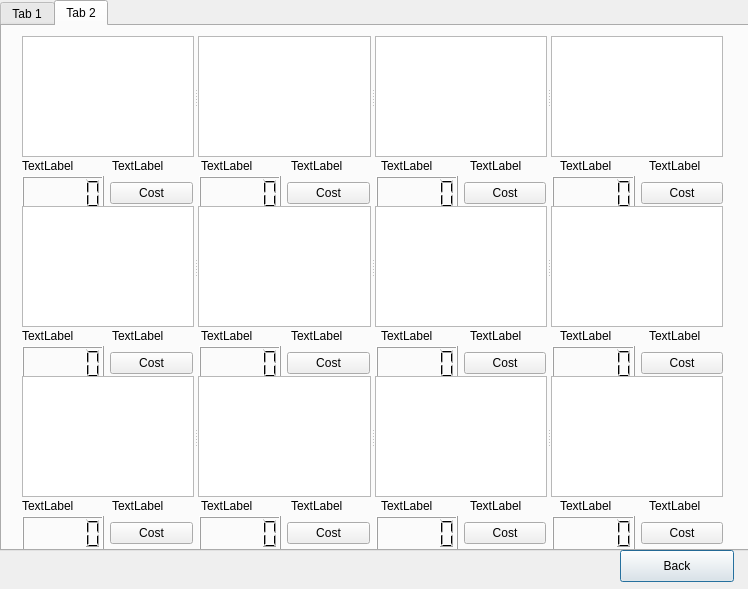
<?xml version="1.0" encoding="UTF-8"?>
<ui version="4.0">
 <class>Market</class>
 <widget class="QDialog" name="Market">
  <property name="geometry">
   <rect>
    <x>0</x>
    <y>0</y>
    <width>748</width>
    <height>589</height>
   </rect>
  </property>
  <property name="windowTitle">
   <string>Dialog</string>
  </property>
  <widget class="QPushButton" name="pushButton_13">
   <property name="geometry">
    <rect>
     <x>620</x>
     <y>550</y>
     <width>114</width>
     <height>32</height>
    </rect>
   </property>
   <property name="text">
    <string>Back</string>
   </property>
  </widget>
  <widget class="QTabWidget" name="tabWidget">
   <property name="geometry">
    <rect>
     <x>0</x>
     <y>0</y>
     <width>761</width>
     <height>551</height>
    </rect>
   </property>
   <property name="currentIndex">
    <number>1</number>
   </property>
   <widget class="QWidget" name="tab">
    <attribute name="title">
     <string>Tab 1</string>
    </attribute>
    <widget class="QSplitter" name="splitter">
     <property name="geometry">
      <rect>
       <x>20</x>
       <y>10</y>
       <width>701</width>
       <height>121</height>
      </rect>
     </property>
     <property name="orientation">
      <enum>Qt::Horizontal</enum>
     </property>
     <widget class="QTextBrowser" name="textBrowser"/>
     <widget class="QTextBrowser" name="textBrowser_2"/>
     <widget class="QTextBrowser" name="textBrowser_3"/>
     <widget class="QTextBrowser" name="textBrowser_4"/>
    </widget>
    <widget class="QWidget" name="layoutWidget">
     <property name="geometry">
      <rect>
       <x>20</x>
       <y>130</y>
       <width>711</width>
       <height>20</height>
      </rect>
     </property>
     <layout class="QHBoxLayout" name="horizontalLayout_2">
      <item>
       <widget class="QLabel" name="label">
        <property name="text">
         <string>TextLabel</string>
        </property>
       </widget>
      </item>
      <item>
       <widget class="QLabel" name="label_13">
        <property name="text">
         <string>TextLabel</string>
        </property>
       </widget>
      </item>
      <item>
       <widget class="QLabel" name="label_2">
        <property name="text">
         <string>TextLabel</string>
        </property>
       </widget>
      </item>
      <item>
       <widget class="QLabel" name="label_14">
        <property name="text">
         <string>TextLabel</string>
        </property>
       </widget>
      </item>
      <item>
       <widget class="QLabel" name="label_3">
        <property name="text">
         <string>TextLabel</string>
        </property>
       </widget>
      </item>
      <item>
       <widget class="QLabel" name="label_15">
        <property name="text">
         <string>TextLabel</string>
        </property>
       </widget>
      </item>
      <item>
       <widget class="QLabel" name="label_4">
        <property name="text">
         <string>TextLabel</string>
        </property>
       </widget>
      </item>
      <item>
       <widget class="QLabel" name="label_16">
        <property name="text">
         <string>TextLabel</string>
        </property>
       </widget>
      </item>
     </layout>
    </widget>
    <widget class="QWidget" name="layoutWidget">
     <property name="geometry">
      <rect>
       <x>20</x>
       <y>150</y>
       <width>701</width>
       <height>35</height>
      </rect>
     </property>
     <layout class="QHBoxLayout" name="horizontalLayout">
      <item>
       <widget class="QLCDNumber" name="lcdNumber"/>
      </item>
      <item>
       <widget class="QPushButton" name="pushButton">
        <property name="text">
         <string>Cost</string>
        </property>
       </widget>
      </item>
      <item>
       <widget class="QLCDNumber" name="lcdNumber_2"/>
      </item>
      <item>
       <widget class="QPushButton" name="pushButton_2">
        <property name="text">
         <string>Cost</string>
        </property>
       </widget>
      </item>
      <item>
       <widget class="QLCDNumber" name="lcdNumber_3"/>
      </item>
      <item>
       <widget class="QPushButton" name="pushButton_3">
        <property name="text">
         <string>Cost</string>
        </property>
       </widget>
      </item>
      <item>
       <widget class="QLCDNumber" name="lcdNumber_4"/>
      </item>
      <item>
       <widget class="QPushButton" name="pushButton_4">
        <property name="text">
         <string>Cost</string>
        </property>
       </widget>
      </item>
     </layout>
    </widget>
    <widget class="QWidget" name="layoutWidget">
     <property name="geometry">
      <rect>
       <x>20</x>
       <y>320</y>
       <width>701</width>
       <height>35</height>
      </rect>
     </property>
     <layout class="QHBoxLayout" name="horizontalLayout_3">
      <item>
       <widget class="QLCDNumber" name="lcdNumber_5"/>
      </item>
      <item>
       <widget class="QPushButton" name="pushButton_5">
        <property name="text">
         <string>Cost</string>
        </property>
       </widget>
      </item>
      <item>
       <widget class="QLCDNumber" name="lcdNumber_6"/>
      </item>
      <item>
       <widget class="QPushButton" name="pushButton_6">
        <property name="text">
         <string>Cost</string>
        </property>
       </widget>
      </item>
      <item>
       <widget class="QLCDNumber" name="lcdNumber_7"/>
      </item>
      <item>
       <widget class="QPushButton" name="pushButton_7">
        <property name="text">
         <string>Cost</string>
        </property>
       </widget>
      </item>
      <item>
       <widget class="QLCDNumber" name="lcdNumber_8"/>
      </item>
      <item>
       <widget class="QPushButton" name="pushButton_8">
        <property name="text">
         <string>Cost</string>
        </property>
       </widget>
      </item>
     </layout>
    </widget>
    <widget class="QSplitter" name="splitter_3">
     <property name="geometry">
      <rect>
       <x>20</x>
       <y>350</y>
       <width>701</width>
       <height>121</height>
      </rect>
     </property>
     <property name="orientation">
      <enum>Qt::Horizontal</enum>
     </property>
     <widget class="QTextBrowser" name="textBrowser_9"/>
     <widget class="QTextBrowser" name="textBrowser_10"/>
     <widget class="QTextBrowser" name="textBrowser_11"/>
     <widget class="QTextBrowser" name="textBrowser_12"/>
    </widget>
    <widget class="QWidget" name="layoutWidget">
     <property name="geometry">
      <rect>
       <x>20</x>
       <y>470</y>
       <width>711</width>
       <height>18</height>
      </rect>
     </property>
     <layout class="QHBoxLayout" name="horizontalLayout_6">
      <item>
       <widget class="QLabel" name="label_9">
        <property name="text">
         <string>TextLabel</string>
        </property>
       </widget>
      </item>
      <item>
       <widget class="QLabel" name="label_21">
        <property name="text">
         <string>TextLabel</string>
        </property>
       </widget>
      </item>
      <item>
       <widget class="QLabel" name="label_10">
        <property name="text">
         <string>TextLabel</string>
        </property>
       </widget>
      </item>
      <item>
       <widget class="QLabel" name="label_22">
        <property name="text">
         <string>TextLabel</string>
        </property>
       </widget>
      </item>
      <item>
       <widget class="QLabel" name="label_11">
        <property name="text">
         <string>TextLabel</string>
        </property>
       </widget>
      </item>
      <item>
       <widget class="QLabel" name="label_23">
        <property name="text">
         <string>TextLabel</string>
        </property>
       </widget>
      </item>
      <item>
       <widget class="QLabel" name="label_12">
        <property name="text">
         <string>TextLabel</string>
        </property>
       </widget>
      </item>
      <item>
       <widget class="QLabel" name="label_24">
        <property name="text">
         <string>TextLabel</string>
        </property>
       </widget>
      </item>
     </layout>
    </widget>
    <widget class="QWidget" name="layoutWidget">
     <property name="geometry">
      <rect>
       <x>20</x>
       <y>490</y>
       <width>701</width>
       <height>35</height>
      </rect>
     </property>
     <layout class="QHBoxLayout" name="horizontalLayout_5">
      <item>
       <widget class="QLCDNumber" name="lcdNumber_9"/>
      </item>
      <item>
       <widget class="QPushButton" name="pushButton_9">
        <property name="text">
         <string>Cost</string>
        </property>
       </widget>
      </item>
      <item>
       <widget class="QLCDNumber" name="lcdNumber_10"/>
      </item>
      <item>
       <widget class="QPushButton" name="pushButton_10">
        <property name="text">
         <string>Cost</string>
        </property>
       </widget>
      </item>
      <item>
       <widget class="QLCDNumber" name="lcdNumber_11"/>
      </item>
      <item>
       <widget class="QPushButton" name="pushButton_11">
        <property name="text">
         <string>Cost</string>
        </property>
       </widget>
      </item>
      <item>
       <widget class="QLCDNumber" name="lcdNumber_12"/>
      </item>
      <item>
       <widget class="QPushButton" name="pushButton_12">
        <property name="text">
         <string>Cost</string>
        </property>
       </widget>
      </item>
     </layout>
    </widget>
    <widget class="QSplitter" name="splitter_2">
     <property name="geometry">
      <rect>
       <x>20</x>
       <y>180</y>
       <width>701</width>
       <height>121</height>
      </rect>
     </property>
     <property name="orientation">
      <enum>Qt::Horizontal</enum>
     </property>
     <widget class="QTextBrowser" name="textBrowser_5"/>
     <widget class="QTextBrowser" name="textBrowser_6"/>
     <widget class="QTextBrowser" name="textBrowser_7"/>
     <widget class="QTextBrowser" name="textBrowser_8"/>
    </widget>
    <widget class="QWidget" name="layoutWidget">
     <property name="geometry">
      <rect>
       <x>20</x>
       <y>300</y>
       <width>711</width>
       <height>21</height>
      </rect>
     </property>
     <layout class="QHBoxLayout" name="horizontalLayout_4">
      <item>
       <widget class="QLabel" name="label_5">
        <property name="text">
         <string>TextLabel</string>
        </property>
       </widget>
      </item>
      <item>
       <widget class="QLabel" name="label_17">
        <property name="text">
         <string>TextLabel</string>
        </property>
       </widget>
      </item>
      <item>
       <widget class="QLabel" name="label_6">
        <property name="text">
         <string>TextLabel</string>
        </property>
       </widget>
      </item>
      <item>
       <widget class="QLabel" name="label_18">
        <property name="text">
         <string>TextLabel</string>
        </property>
       </widget>
      </item>
      <item>
       <widget class="QLabel" name="label_7">
        <property name="text">
         <string>TextLabel</string>
        </property>
       </widget>
      </item>
      <item>
       <widget class="QLabel" name="label_19">
        <property name="text">
         <string>TextLabel</string>
        </property>
       </widget>
      </item>
      <item>
       <widget class="QLabel" name="label_8">
        <property name="text">
         <string>TextLabel</string>
        </property>
       </widget>
      </item>
      <item>
       <widget class="QLabel" name="label_20">
        <property name="text">
         <string>TextLabel</string>
        </property>
       </widget>
      </item>
     </layout>
    </widget>
   </widget>
   <widget class="QWidget" name="tab_2">
    <attribute name="title">
     <string>Tab 2</string>
    </attribute>
    <widget class="QSplitter" name="splitter_4">
     <property name="geometry">
      <rect>
       <x>20</x>
       <y>10</y>
       <width>701</width>
       <height>121</height>
      </rect>
     </property>
     <property name="orientation">
      <enum>Qt::Horizontal</enum>
     </property>
     <widget class="QTextBrowser" name="textBrowser_13"/>
     <widget class="QTextBrowser" name="textBrowser_14"/>
     <widget class="QTextBrowser" name="textBrowser_15"/>
     <widget class="QTextBrowser" name="textBrowser_16"/>
    </widget>
    <widget class="QWidget" name="layoutWidget">
     <property name="geometry">
      <rect>
       <x>20</x>
       <y>130</y>
       <width>711</width>
       <height>20</height>
      </rect>
     </property>
     <layout class="QHBoxLayout" name="horizontalLayout_7">
      <item>
       <widget class="QLabel" name="label_25">
        <property name="text">
         <string>TextLabel</string>
        </property>
       </widget>
      </item>
      <item>
       <widget class="QLabel" name="label_26">
        <property name="text">
         <string>TextLabel</string>
        </property>
       </widget>
      </item>
      <item>
       <widget class="QLabel" name="label_27">
        <property name="text">
         <string>TextLabel</string>
        </property>
       </widget>
      </item>
      <item>
       <widget class="QLabel" name="label_28">
        <property name="text">
         <string>TextLabel</string>
        </property>
       </widget>
      </item>
      <item>
       <widget class="QLabel" name="label_29">
        <property name="text">
         <string>TextLabel</string>
        </property>
       </widget>
      </item>
      <item>
       <widget class="QLabel" name="label_30">
        <property name="text">
         <string>TextLabel</string>
        </property>
       </widget>
      </item>
      <item>
       <widget class="QLabel" name="label_31">
        <property name="text">
         <string>TextLabel</string>
        </property>
       </widget>
      </item>
      <item>
       <widget class="QLabel" name="label_32">
        <property name="text">
         <string>TextLabel</string>
        </property>
       </widget>
      </item>
     </layout>
    </widget>
    <widget class="QWidget" name="layoutWidget_2">
     <property name="geometry">
      <rect>
       <x>20</x>
       <y>150</y>
       <width>701</width>
       <height>35</height>
      </rect>
     </property>
     <layout class="QHBoxLayout" name="horizontalLayout_8">
      <item>
       <widget class="QLCDNumber" name="lcdNumber_13"/>
      </item>
      <item>
       <widget class="QPushButton" name="pushButton_14">
        <property name="text">
         <string>Cost</string>
        </property>
       </widget>
      </item>
      <item>
       <widget class="QLCDNumber" name="lcdNumber_14"/>
      </item>
      <item>
       <widget class="QPushButton" name="pushButton_15">
        <property name="text">
         <string>Cost</string>
        </property>
       </widget>
      </item>
      <item>
       <widget class="QLCDNumber" name="lcdNumber_15"/>
      </item>
      <item>
       <widget class="QPushButton" name="pushButton_16">
        <property name="text">
         <string>Cost</string>
        </property>
       </widget>
      </item>
      <item>
       <widget class="QLCDNumber" name="lcdNumber_16"/>
      </item>
      <item>
       <widget class="QPushButton" name="pushButton_17">
        <property name="text">
         <string>Cost</string>
        </property>
       </widget>
      </item>
     </layout>
    </widget>
    <widget class="QSplitter" name="splitter_5">
     <property name="geometry">
      <rect>
       <x>20</x>
       <y>180</y>
       <width>701</width>
       <height>121</height>
      </rect>
     </property>
     <property name="orientation">
      <enum>Qt::Horizontal</enum>
     </property>
     <widget class="QTextBrowser" name="textBrowser_17"/>
     <widget class="QTextBrowser" name="textBrowser_18"/>
     <widget class="QTextBrowser" name="textBrowser_19"/>
     <widget class="QTextBrowser" name="textBrowser_20"/>
    </widget>
    <widget class="QWidget" name="layoutWidget_3">
     <property name="geometry">
      <rect>
       <x>20</x>
       <y>300</y>
       <width>711</width>
       <height>20</height>
      </rect>
     </property>
     <layout class="QHBoxLayout" name="horizontalLayout_9">
      <item>
       <widget class="QLabel" name="label_33">
        <property name="text">
         <string>TextLabel</string>
        </property>
       </widget>
      </item>
      <item>
       <widget class="QLabel" name="label_34">
        <property name="text">
         <string>TextLabel</string>
        </property>
       </widget>
      </item>
      <item>
       <widget class="QLabel" name="label_35">
        <property name="text">
         <string>TextLabel</string>
        </property>
       </widget>
      </item>
      <item>
       <widget class="QLabel" name="label_36">
        <property name="text">
         <string>TextLabel</string>
        </property>
       </widget>
      </item>
      <item>
       <widget class="QLabel" name="label_37">
        <property name="text">
         <string>TextLabel</string>
        </property>
       </widget>
      </item>
      <item>
       <widget class="QLabel" name="label_38">
        <property name="text">
         <string>TextLabel</string>
        </property>
       </widget>
      </item>
      <item>
       <widget class="QLabel" name="label_39">
        <property name="text">
         <string>TextLabel</string>
        </property>
       </widget>
      </item>
      <item>
       <widget class="QLabel" name="label_40">
        <property name="text">
         <string>TextLabel</string>
        </property>
       </widget>
      </item>
     </layout>
    </widget>
    <widget class="QWidget" name="layoutWidget_4">
     <property name="geometry">
      <rect>
       <x>20</x>
       <y>320</y>
       <width>701</width>
       <height>35</height>
      </rect>
     </property>
     <layout class="QHBoxLayout" name="horizontalLayout_10">
      <item>
       <widget class="QLCDNumber" name="lcdNumber_17"/>
      </item>
      <item>
       <widget class="QPushButton" name="pushButton_18">
        <property name="text">
         <string>Cost</string>
        </property>
       </widget>
      </item>
      <item>
       <widget class="QLCDNumber" name="lcdNumber_18"/>
      </item>
      <item>
       <widget class="QPushButton" name="pushButton_19">
        <property name="text">
         <string>Cost</string>
        </property>
       </widget>
      </item>
      <item>
       <widget class="QLCDNumber" name="lcdNumber_19"/>
      </item>
      <item>
       <widget class="QPushButton" name="pushButton_20">
        <property name="text">
         <string>Cost</string>
        </property>
       </widget>
      </item>
      <item>
       <widget class="QLCDNumber" name="lcdNumber_20"/>
      </item>
      <item>
       <widget class="QPushButton" name="pushButton_21">
        <property name="text">
         <string>Cost</string>
        </property>
       </widget>
      </item>
     </layout>
    </widget>
    <widget class="QSplitter" name="splitter_6">
     <property name="geometry">
      <rect>
       <x>20</x>
       <y>350</y>
       <width>701</width>
       <height>121</height>
      </rect>
     </property>
     <property name="orientation">
      <enum>Qt::Horizontal</enum>
     </property>
     <widget class="QTextBrowser" name="textBrowser_21"/>
     <widget class="QTextBrowser" name="textBrowser_22"/>
     <widget class="QTextBrowser" name="textBrowser_23"/>
     <widget class="QTextBrowser" name="textBrowser_24"/>
    </widget>
    <widget class="QWidget" name="layoutWidget_5">
     <property name="geometry">
      <rect>
       <x>20</x>
       <y>470</y>
       <width>711</width>
       <height>20</height>
      </rect>
     </property>
     <layout class="QHBoxLayout" name="horizontalLayout_11">
      <item>
       <widget class="QLabel" name="label_41">
        <property name="text">
         <string>TextLabel</string>
        </property>
       </widget>
      </item>
      <item>
       <widget class="QLabel" name="label_42">
        <property name="text">
         <string>TextLabel</string>
        </property>
       </widget>
      </item>
      <item>
       <widget class="QLabel" name="label_43">
        <property name="text">
         <string>TextLabel</string>
        </property>
       </widget>
      </item>
      <item>
       <widget class="QLabel" name="label_44">
        <property name="text">
         <string>TextLabel</string>
        </property>
       </widget>
      </item>
      <item>
       <widget class="QLabel" name="label_45">
        <property name="text">
         <string>TextLabel</string>
        </property>
       </widget>
      </item>
      <item>
       <widget class="QLabel" name="label_46">
        <property name="text">
         <string>TextLabel</string>
        </property>
       </widget>
      </item>
      <item>
       <widget class="QLabel" name="label_47">
        <property name="text">
         <string>TextLabel</string>
        </property>
       </widget>
      </item>
      <item>
       <widget class="QLabel" name="label_48">
        <property name="text">
         <string>TextLabel</string>
        </property>
       </widget>
      </item>
     </layout>
    </widget>
    <widget class="QWidget" name="layoutWidget_6">
     <property name="geometry">
      <rect>
       <x>20</x>
       <y>490</y>
       <width>701</width>
       <height>35</height>
      </rect>
     </property>
     <layout class="QHBoxLayout" name="horizontalLayout_12">
      <item>
       <widget class="QLCDNumber" name="lcdNumber_21"/>
      </item>
      <item>
       <widget class="QPushButton" name="pushButton_22">
        <property name="text">
         <string>Cost</string>
        </property>
       </widget>
      </item>
      <item>
       <widget class="QLCDNumber" name="lcdNumber_22"/>
      </item>
      <item>
       <widget class="QPushButton" name="pushButton_23">
        <property name="text">
         <string>Cost</string>
        </property>
       </widget>
      </item>
      <item>
       <widget class="QLCDNumber" name="lcdNumber_23"/>
      </item>
      <item>
       <widget class="QPushButton" name="pushButton_24">
        <property name="text">
         <string>Cost</string>
        </property>
       </widget>
      </item>
      <item>
       <widget class="QLCDNumber" name="lcdNumber_24"/>
      </item>
      <item>
       <widget class="QPushButton" name="pushButton_25">
        <property name="text">
         <string>Cost</string>
        </property>
       </widget>
      </item>
     </layout>
    </widget>
   </widget>
  </widget>
 </widget>
 <resources/>
 <connections/>
</ui>
